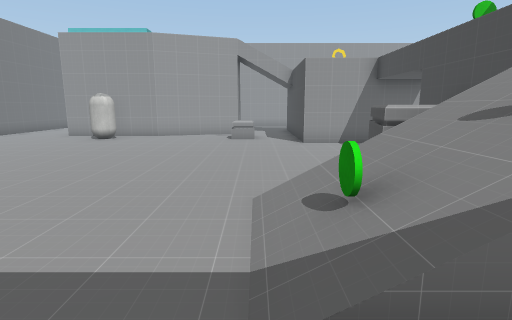
View 1 (above)

19 first-person views from a walk through a Unity game level. The camera is 1.4 m above the floor, tilts 10° down and sees 80° across. The floor is counted in squares, 1 m on a side. Each view is taken from the middle of a square. On the plan, view 1 faces up. The plan holds only what a view shows up to about 14 squares ahead; the rest is blank. The player character is not drawn. Some surface patterns are stand-ins.

View 2
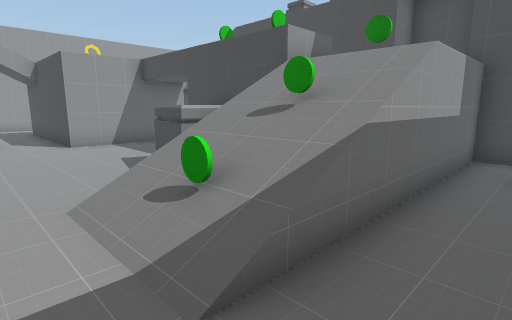

View 3
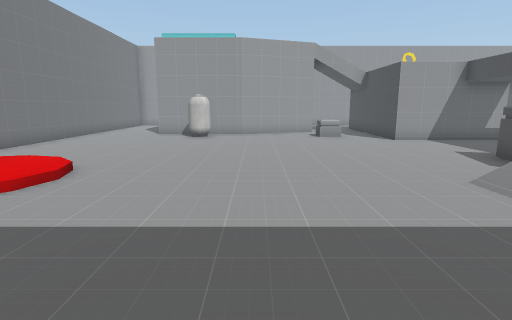

View 4
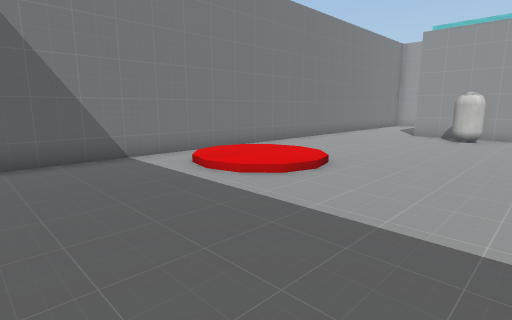

View 5
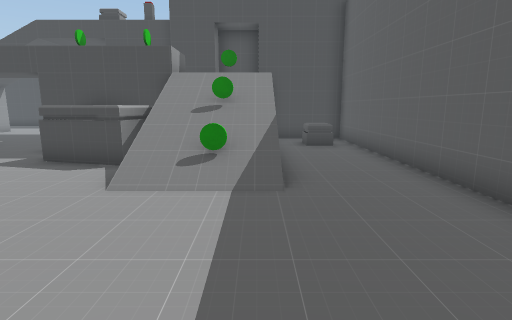

View 6
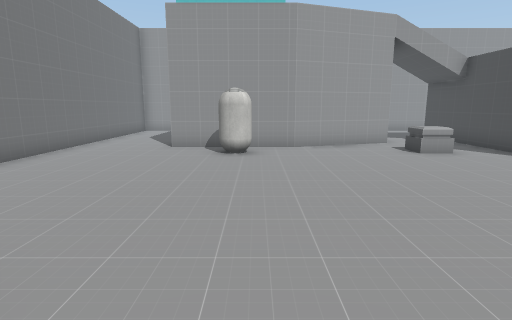

View 7
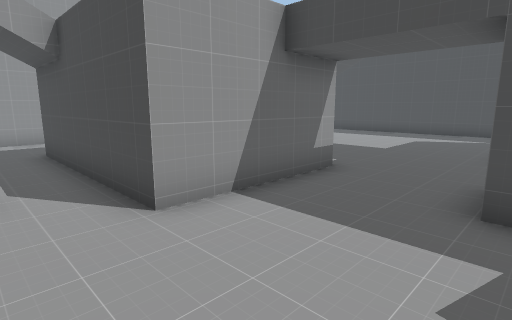

View 8
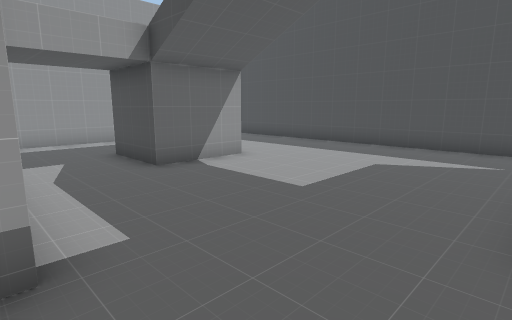

View 9
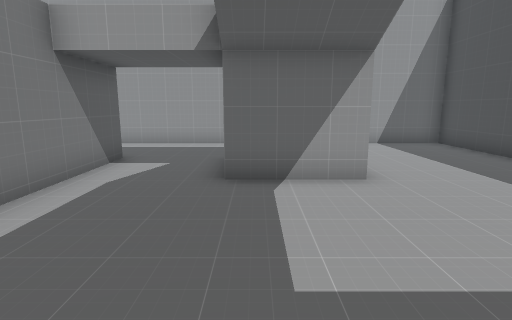

View 10
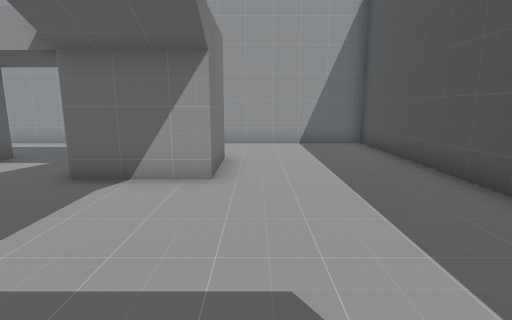

View 11
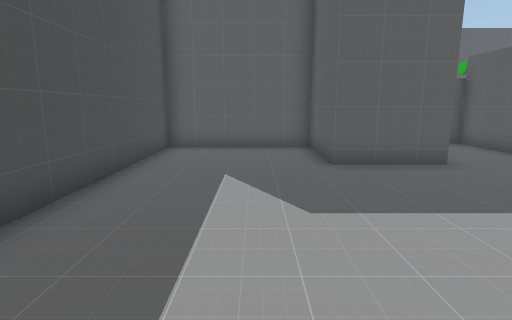

View 12
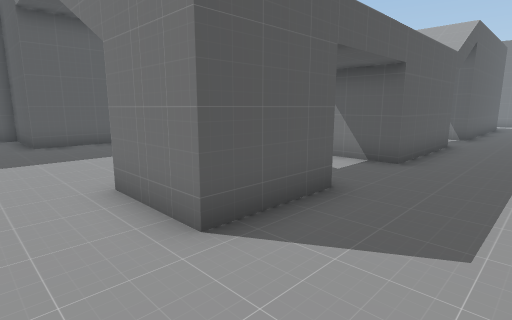

View 13
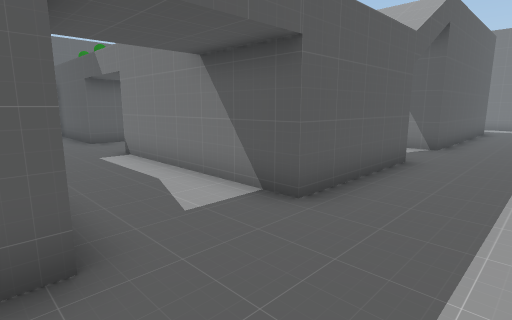

View 14
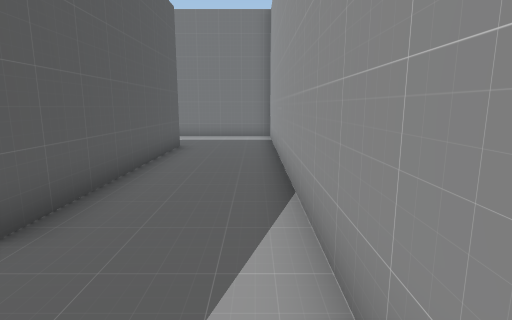

View 15
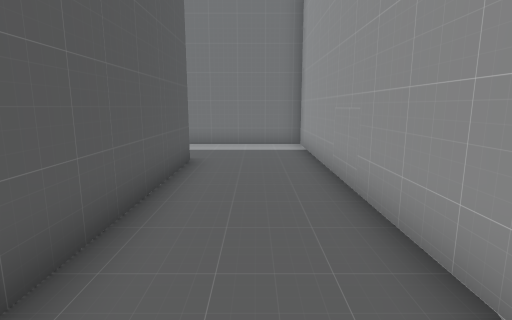

View 16
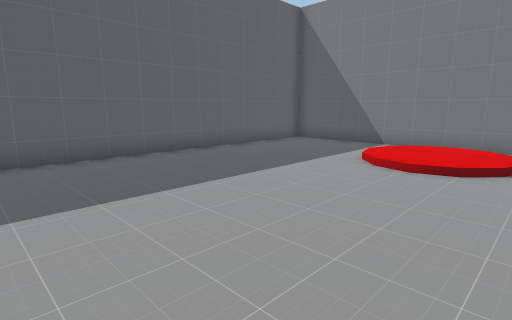

View 17
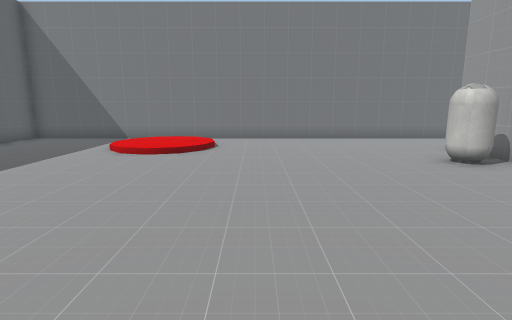

View 18
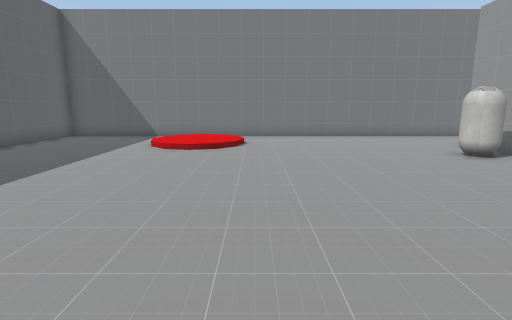

View 19
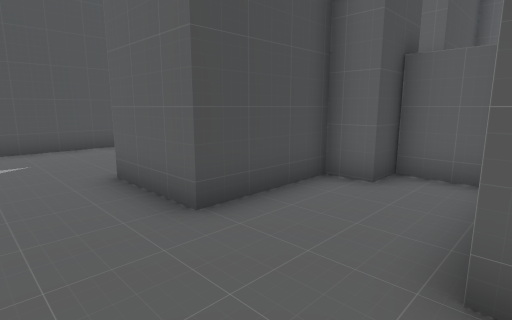

### Floor plan
Key: @ floor where view 1 was taken; # wall or solid block; . main floor; : floor 0.25 m higher than the main floor; + floor 2.5 m higher than the main floor; / step, stairs or slope; = window, fence, low wall or low ledge; ^ raised ledge; v drop or lower ground; O other object.
Columns run from 13 left of view 1 to 17 right of it. Each row starts with its distance up from view 1.
 22 ###############################
 21 #............... .............#
 20 #.............................#
 19 #.............................#
 18 #...#########..#####...###....#
 17 #...       ##..#   #...###....#
 16 #...       ##..#   #...###....#
 15 #...########...#   #..........#
 14 #..............#   #..........#
 13 #.....O........#   #..........#
 12 #..............#####..........#
 11 #.............................#
 10 #.............................#
  9 #......................###....#
  8 #.................##...###....#
  7 #...............^ ##...###....#
  6 #./::/.........#^ ##...###....#
  5 #.:::/.........#^vO=.### ######
  4 #./::/......./////   ###
  3 #..//......../O/O/O    #
  2 #............/////+  ###
  1 #....................#
  0 #............@.......#
 -1 #....................#
 -2 ######################

Where each view was taken, in squares from view 1:
view 1: 0 up, 0 right, facing up
view 2: 0 up, 1 left, facing up-right
view 3: 1 down, 4 left, facing up
view 4: 1 down, 4 left, facing up-left
view 5: 2 up, 5 left, facing right
view 6: 4 up, 6 left, facing up
view 7: 8 up, 0 right, facing up-right
view 8: 9 up, 6 right, facing up-right
view 9: 10 up, 10 right, facing up
view 10: 10 up, 13 right, facing up
view 11: 16 up, 14 right, facing down
view 12: 21 up, 14 right, facing down-left
view 13: 21 up, 10 right, facing down-left
view 14: 21 up, 2 right, facing left
view 15: 20 up, 1 left, facing left
view 16: 7 up, 1 left, facing down-left
view 17: 8 up, 1 right, facing left
view 18: 7 up, 2 right, facing left
view 19: 11 up, 6 right, facing down-right
